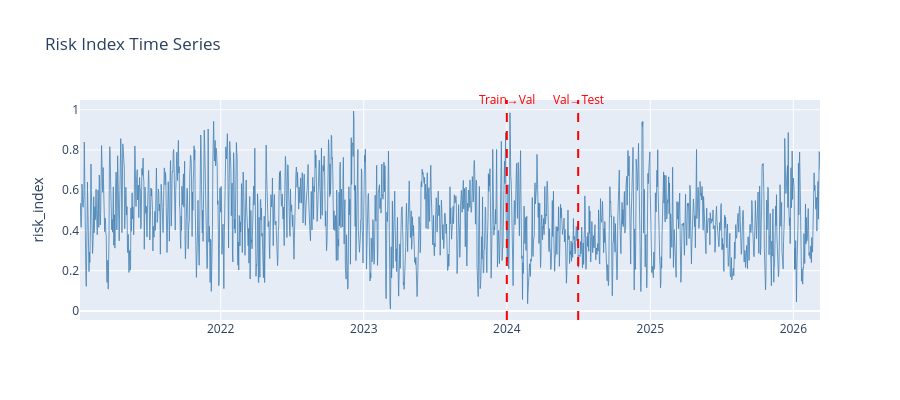

The cell this chart's notebook holds for it:
### Markdown cell above
## 3. Risk Index Time Series with Split Boundaries

### Code cell
# Daily mean for readability
daily = full["risk_index"].resample("D").mean()

fig = go.Figure()
fig.add_trace(go.Scatter(x=daily.index, y=daily.values, mode="lines", name="risk_index (daily mean)",
                         line=dict(width=0.8, color="steelblue")))

for label, ts in [("Train→Val", "2024-01-01"), ("Val→Test", "2024-07-01")]:
    fig.add_vline(x=ts, line_dash="dash", line_color="red")
    fig.add_annotation(x=ts, y=1.05, yref="paper", text=label,
                       showarrow=False, font=dict(color="red"))

fig.update_layout(title="Risk Index Time Series", yaxis_title="risk_index", height=400)
fig.show()

### Figure 1 — Plotly figure (JSON) as saved in the notebook; plotly's stock layout.template omitted (floating-point values rounded to 4 significant figures; data arrays with more than 128 entries replaced by an {"elided": "..."} marker saying what was removed)
{"data": [{"line": {"color": "steelblue", "width": 0.8}, "mode": "lines", "name": "risk_index (daily mean)", "type": "scatter", "x": {"elided": "1889 str values"}, "y": {"elided": "1889 float values"}}], "layout": {"annotations": [{"font": {"color": "red"}, "showarrow": false, "text": "Train→Val", "x": "2024-01-01", "y": 1.05, "yref": "paper"}, {"font": {"color": "red"}, "showarrow": false, "text": "Val→Test", "x": "2024-07-01", "y": 1.05, "yref": "paper"}], "height": 400, "shapes": [{"line": {"color": "red", "dash": "dash"}, "type": "line", "x0": "2024-01-01", "x1": "2024-01-01", "xref": "x", "y0": 0, "y1": 1, "yref": "y domain"}, {"line": {"color": "red", "dash": "dash"}, "type": "line", "x0": "2024-07-01", "x1": "2024-07-01", "xref": "x", "y0": 0, "y1": 1, "yref": "y domain"}], "title": {"text": "Risk Index Time Series"}, "yaxis": {"title": {"text": "risk_index"}}}}
